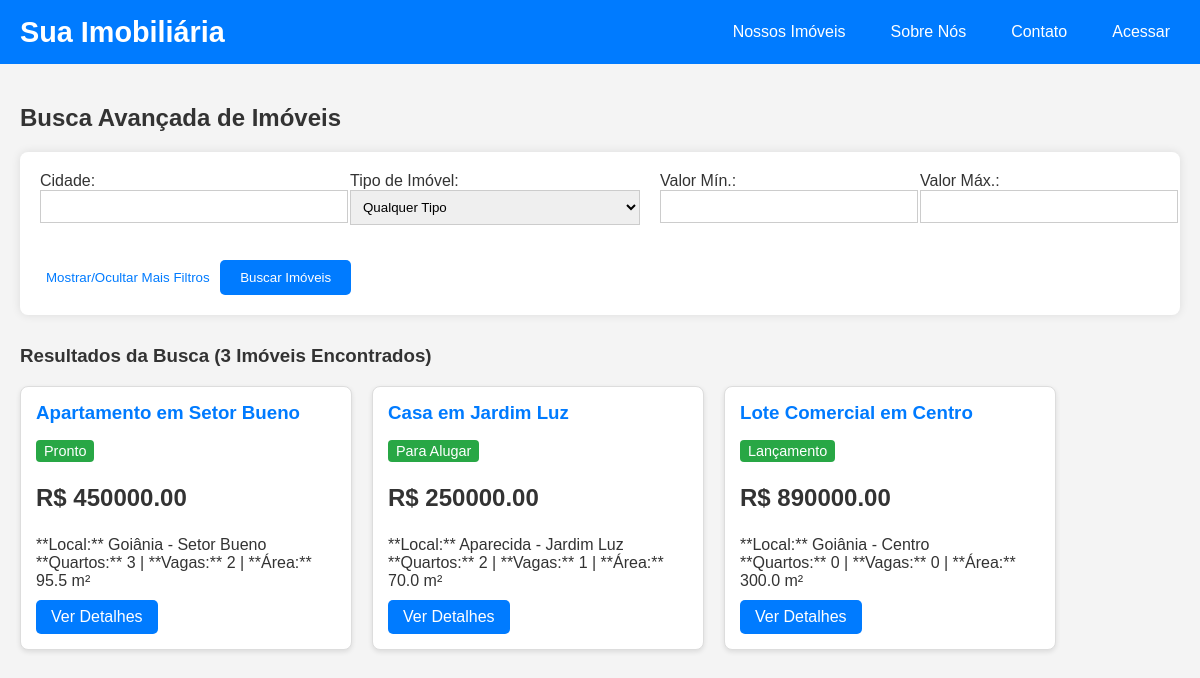
The app's page /buscar with its own data.
### app.py (models this page shows, shortened)
class Imovel(db.Model):
    id = db.Column(db.Integer, primary_key=True)
    codigo = db.Column(db.String(20), unique=True, nullable=False)
    cidade = db.Column(db.String(100), nullable=False)
    bairro = db.Column(db.String(100), nullable=False)
    tipo_imovel = db.Column(db.String(50), nullable=False)
    quartos = db.Column(db.Integer, default=1)
    vagas = db.Column(db.Integer, default=0)
    banheiros = db.Column(db.Integer, default=1)
    area_m2 = db.Column(db.Float, default=0.0)
    valor = db.Column(db.Float, nullable=False)
    status = db.Column(db.String(50), default="Pronto")
    usuario_id = db.Column(db.Integer, db.ForeignKey("usuario.id"), nullable=False)
    foto_principal = db.Column(db.String(100), default="default.png")
    autor = db.relationship("Usuario", backref="imoveis", lazy=True)

### app.py (the view)
@app.route("/buscar", methods=["GET"])
def buscar_imoveis():
    filtros = request.args
    query = db.select(
        Imovel
    )  # NOVO: Iniciando a consulta com db.select(Imovel) para clareza
    cidade = filtros.get("cidade")
    if cidade:
        query = query.filter(Imovel.cidade.ilike(f"%{cidade}%"))
    bairro = filtros.get("bairro")
    if bairro:
        query = query.filter(Imovel.bairro.ilike(f"%{bairro}%"))
    tipo = filtros.get("tipo")
    if tipo:
        query = query.filter(Imovel.tipo_imovel == tipo)  # Usando == para igualdade
    min_valor = filtros.get("min_valor")
    if min_valor:
        try:
            query = query.filter(Imovel.valor >= float(min_valor))
        except ValueError:
            pass
    max_valor = filtros.get("max_valor")
    if max_valor:
        try:
            query = query.filter(Imovel.valor <= float(max_valor))
        except ValueError:
            pass
    quartos_min = filtros.get("quartos")
    if quartos_min:
        try:
            query = query.filter(Imovel.quartos >= int(quartos_min))
        except ValueError:
            pass
    vagas_min = filtros.get("vagas")
    if vagas_min:
        try:
            query = query.filter(Imovel.vagas >= int(vagas_min))
        except ValueError:
            pass
    imoveis_encontrados = db.session.execute(query).scalars().all()
    return render_template("busca.html", imoveis=imoveis_encontrados)

### templates/busca.html (shortened to what this page needs)
{% extends "base.html" %}
{% block content %}
    <h2>Busca Avançada de Imóveis</h2>
    <form method="GET" action="/buscar" style="background-color: white; padding: 20px; border-radius: 8px; box-shadow: 0 0 10px rgba(0,0,0,0.1); margin-bottom: 30px;">
        <div style="display: flex; flex-wrap: wrap; gap: 20px; margin-bottom: 20px;">
            <div style="flex: 1 1 200px;">
                <label for="cidade">Cidade:</label>
                <input type="text" id="cidade" name="cidade" value="{{ request.args.get('cidade', '') }}" style="width: 100%; padding: 8px; border: 1px solid #ccc;">
            </div>
            <div style="flex: 1 1 200px;">
                <label for="tipo">Tipo de Imóvel:</label>
                <select id="tipo" name="tipo" style="width: 100%; padding: 8px; border: 1px solid #ccc;">
                    <option value="">Qualquer Tipo</option>
                </select>
            </div>
            <div style="flex: 1 1 150px;">
                <label for="min_valor">Valor Mín.:</label>
                <input type="number" id="min_valor" name="min_valor" value="{{ request.args.get('min_valor', '') }}" step="0.01" style="width: 100%; padding: 8px; border: 1px solid #ccc;">
            </div>
            <div style="flex: 1 1 150px;">
                <label for="max_valor">Valor Máx.:</label>
                <input type="number" id="max_valor" name="max_valor" value="{{ request.args.get('max_valor', '') }}" step="0.01" style="width: 100%; padding: 8px; border: 1px solid #ccc;">
            </div>
        </div>
        <button type="button" onclick="toggleAdvancedFilters()" style="margin-top: 15px; background: none; border: none; color: #007bff; cursor: pointer;">
            Mostrar/Ocultar Mais Filtros
        </button>
        <button type="submit" style="padding: 10px 20px; background-color: #007bff; color: white; border: none; border-radius: 5px; cursor: pointer; margin-top: 15px;">
            Buscar Imóveis
        </button>
    </form>
    {% if imoveis %}
        <h3 style="margin-top: 30px;">Resultados da Busca ({{ imoveis|length }} Imóveis Encontrados)</h3>
        <div class="lista-imoveis" style="display: flex; flex-wrap: wrap; gap: 20px;">
            {% for imovel in imoveis %}
            <div class="card-imovel" style="background-color: white; border: 1px solid #ddd; padding: 15px; width: 300px; border-radius: 8px; box-shadow: 0 2px 5px rgba(0,0,0,0.1);">
                <h3 style="margin-top: 0; color: #007bff;">{{ imovel.tipo_imovel }} em {{ imovel.bairro }}</h3>
                <span style="background-color: #28a745; color: white; padding: 3px 8px; border-radius: 4px; font-size: 0.9em;">{{ imovel.status }}</span>
                <p style="font-size: 1.5em; font-weight: bold; color: #333;">
                    R$ {{ "%.2f"|format(imovel.valor) }}
                </p>
                <ul style="list-style: none; padding: 0; margin: 10px 0;">
                    <li>**Local:** {{ imovel.cidade }} - {{ imovel.bairro }}</li>
                    <li>**Quartos:** {{ imovel.quartos }} | **Vagas:** {{ imovel.vagas }} | **Área:** {{ imovel.area_m2 }} m²</li>
                </ul>
                <a href="{{ url_for('detalhes_imovel', codigo=imovel.codigo) }}" style="display: inline-block; padding: 8px 15px; background-color: #007bff; color: white; text-decoration: none; border-radius: 5px;">Ver Detalhes</a>
            </div>
            {% endfor %}
        </div>
    {% else %}
        <p style="margin-top: 30px;">Nenhum imóvel foi encontrado com os filtros selecionados.</p>
    {% endif %}
{% endblock %}

### templates/base.html (style rules this page uses)
body { font-family: Arial, sans-serif; margin: 0; padding: 0; background-color: #f4f4f4; color: #333; }

### records on screen
Imovel: tipo_imovel "Apartamento", bairro "Setor Bueno", status "Pronto", valor "450000.00", cidade "Goiânia", quartos "3", vagas "2", area_m2 "95.5"
Imovel: tipo_imovel "Casa", bairro "Jardim Luz", status "Para Alugar", valor "250000.00", cidade "Aparecida", quartos "2", vagas "1", area_m2 "70.0"
Imovel: tipo_imovel "Lote Comercial", bairro "Centro", status "Lançamento", valor "890000.00", cidade "Goiânia", quartos "0", vagas "0", area_m2 "300.0"

### other values on screen
{{ imoveis|length }} "3"
